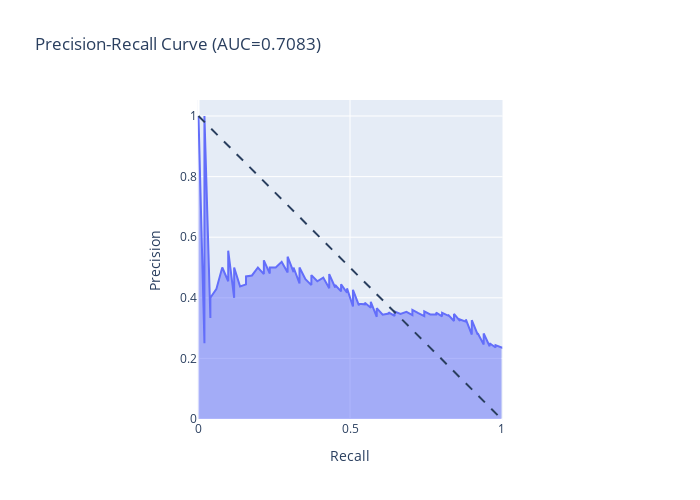

Source (notebook cell):
### Code cell
model2 = DissidentModelWrapper.load("baselineModel").model

precision, recall, thresholds = precision_recall_curve(y_test, model2.predict_proba(X_test)[:,1])

fig = px.area(
    x=recall, y=precision,
    title=f'Precision-Recall Curve (AUC={auc(fpr, tpr):.4f})',
    labels=dict(x='Recall', y='Precision'),
    width=700, height=500,
)
fig.add_shape(
    type='line', line=dict(dash='dash'),
    x0=0, x1=1, y0=1, y1=0,
)
fig.update_yaxes(scaleanchor="x", scaleratio=1)
fig.update_xaxes(constrain='domain')

### Figure 1 — Plotly figure (JSON) as saved in the notebook; plotly's stock layout.template omitted (floating-point values rounded to 4 significant figures; data arrays with more than 128 entries replaced by an {"elided": "..."} marker saying what was removed)
{"data": [{"fillpattern": {"shape": ""}, "hovertemplate": "Recall=%{x}<br>Precision=%{y}<extra></extra>", "legendgroup": "", "line": {"color": "#636efa"}, "marker": {"symbol": "circle"}, "mode": "lines", "name": "", "orientation": "v", "showlegend": false, "stackgroup": "1", "type": "scatter", "x": {"elided": "213 float values"}, "xaxis": "x", "y": {"elided": "213 float values"}, "yaxis": "y"}], "layout": {"height": 500, "legend": {"tracegroupgap": 0}, "shapes": [{"line": {"dash": "dash"}, "type": "line", "x0": 0, "x1": 1, "y0": 1, "y1": 0}], "title": {"text": "Precision-Recall Curve (AUC=0.7083)"}, "width": 700, "xaxis": {"anchor": "y", "constrain": "domain", "domain": [0, 1], "title": {"text": "Recall"}}, "yaxis": {"anchor": "x", "domain": [0, 1], "scaleanchor": "x", "scaleratio": 1, "title": {"text": "Precision"}}}}
